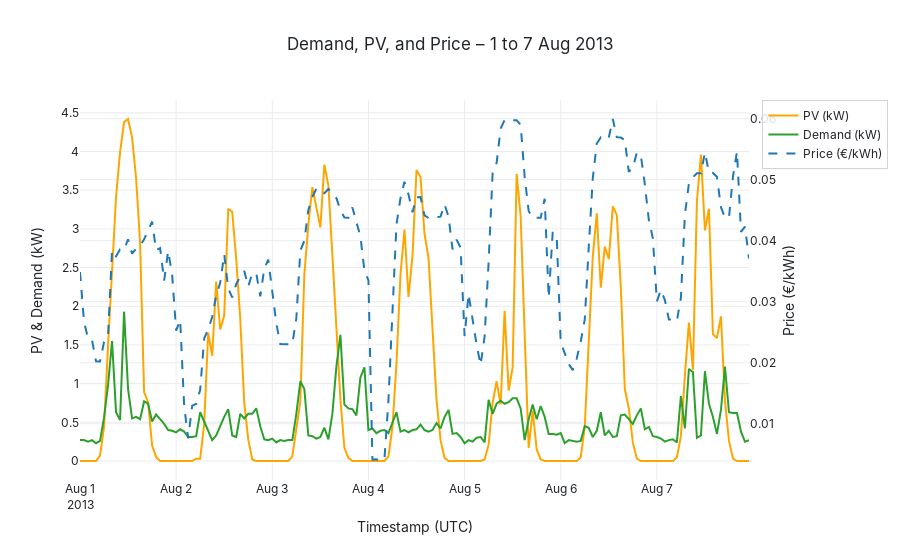

Notebook source saved alongside this figure:
### Markdown cell above
## Figure 1 – Timeseries overlay

### Code cell
week_window = df.loc['2013-08-01':'2013-08-07']
fig, ax_left = plt.subplots(figsize=(12, 4.5))
ax_right = ax_left.twinx()
ax_left.plot(week_window.index, week_window['pv'], color=COLORS['pv'], linewidth=1.8, label='PV (kW)')
ax_left.plot(week_window.index, week_window['Demand'], color=COLORS['demand'], linewidth=1.8, label='Demand (kW)')
ax_right.plot(week_window.index, week_window['Price'], color=COLORS['price'], linewidth=1.2, linestyle='--', label='Price (€/kWh)')
ax_left.set_title('Demand, PV, and Price – 1 to 7 Aug 2013')
ax_left.set_ylabel('PV & Demand (kW)')
ax_right.set_ylabel('Price (€/kWh)')
ax_left.set_xlabel('Timestamp (UTC)')
lines, labels = ax_left.get_legend_handles_labels()
lines2, labels2 = ax_right.get_legend_handles_labels()
ax_left.legend(lines + lines2, labels + labels2, loc='upper left', ncol=3)
fig.tight_layout()
save_figure(fig, 'task3_fig1_timeseries_overlay')
plt.show()

interactive_fig = go.Figure()
interactive_fig.add_trace(go.Scatter(x=week_window.index, y=week_window['pv'], name='PV (kW)', mode='lines'))
interactive_fig.add_trace(go.Scatter(x=week_window.index, y=week_window['Demand'], name='Demand (kW)', mode='lines'))
interactive_fig.add_trace(go.Scatter(x=week_window.index, y=week_window['Price'], name='Price (€/kWh)', mode='lines', yaxis='y2', line=dict(dash='dash')))
interactive_fig.update_layout(
    title='Demand, PV, and Price – 1 to 7 Aug 2013',
    xaxis_title='Timestamp (UTC)',
    yaxis=dict(title='PV & Demand (kW)'),
    yaxis2=dict(title='Price (€/kWh)', overlaying='y', side='right'),
)
save_interactive(interactive_fig, 'task3_fig1_timeseries_overlay_interactive')
interactive_fig.show()

### Figure 1 — Plotly figure (JSON) as saved in the notebook; plotly's stock layout.template omitted (floating-point values rounded to 4 significant figures; data arrays with more than 128 entries replaced by an {"elided": "..."} marker saying what was removed)
{"data": [{"mode": "lines", "name": "PV (kW)", "type": "scatter", "x": {"elided": "168 str values"}, "y": {"elided": "168 float values"}}, {"mode": "lines", "name": "Demand (kW)", "type": "scatter", "x": {"elided": "168 str values"}, "y": {"elided": "168 float values"}}, {"line": {"dash": "dash"}, "mode": "lines", "name": "Price (€/kWh)", "type": "scatter", "x": {"elided": "168 str values"}, "y": {"elided": "168 float values"}, "yaxis": "y2"}], "layout": {"title": {"text": "Demand, PV, and Price – 1 to 7 Aug 2013"}, "xaxis": {"title": {"text": "Timestamp (UTC)"}}, "yaxis": {"title": {"text": "PV & Demand (kW)"}}, "yaxis2": {"overlaying": "y", "side": "right", "title": {"text": "Price (€/kWh)"}}}}
